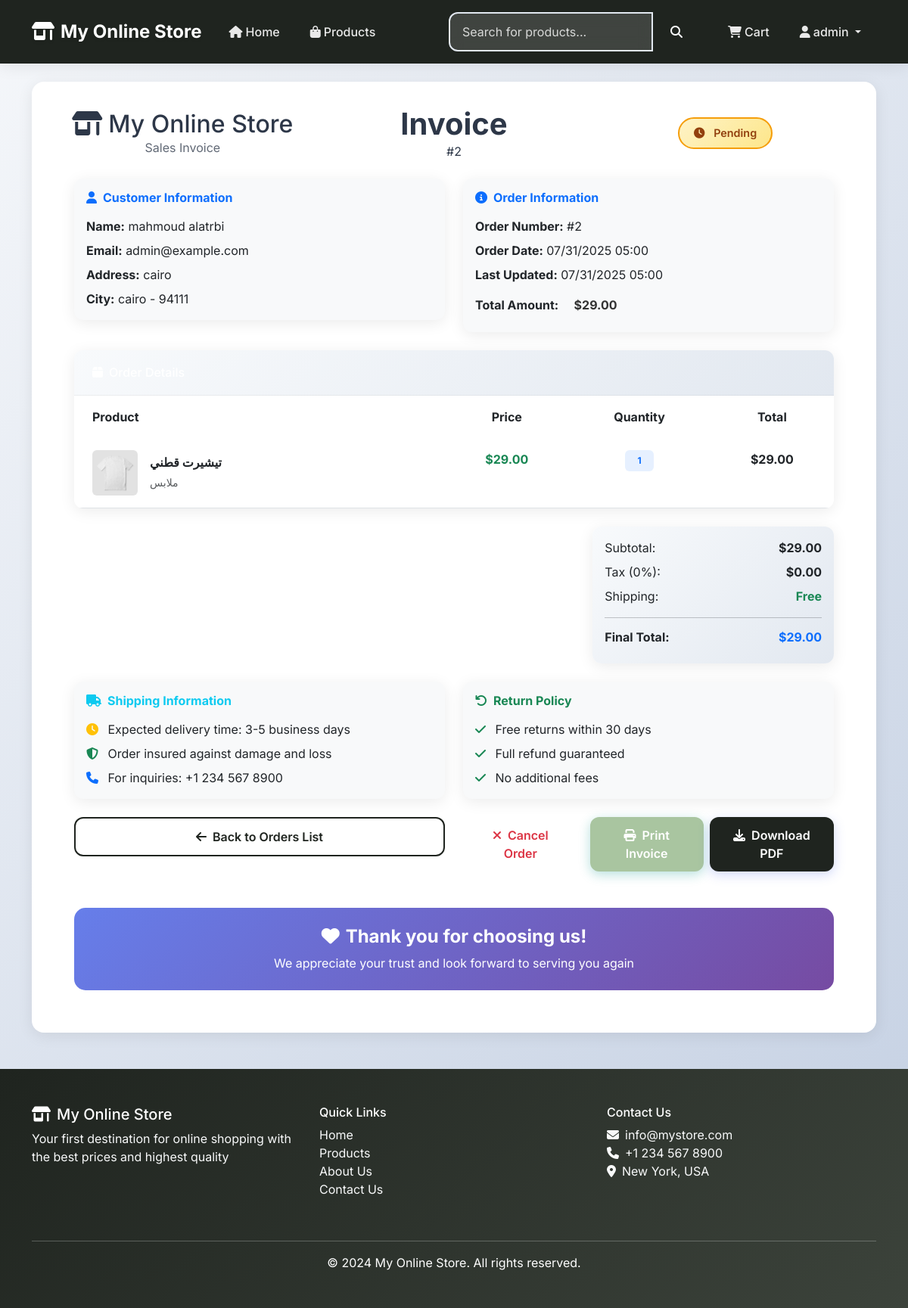
The page /api/orders/2/ (signed in) on the database as committed earlier.
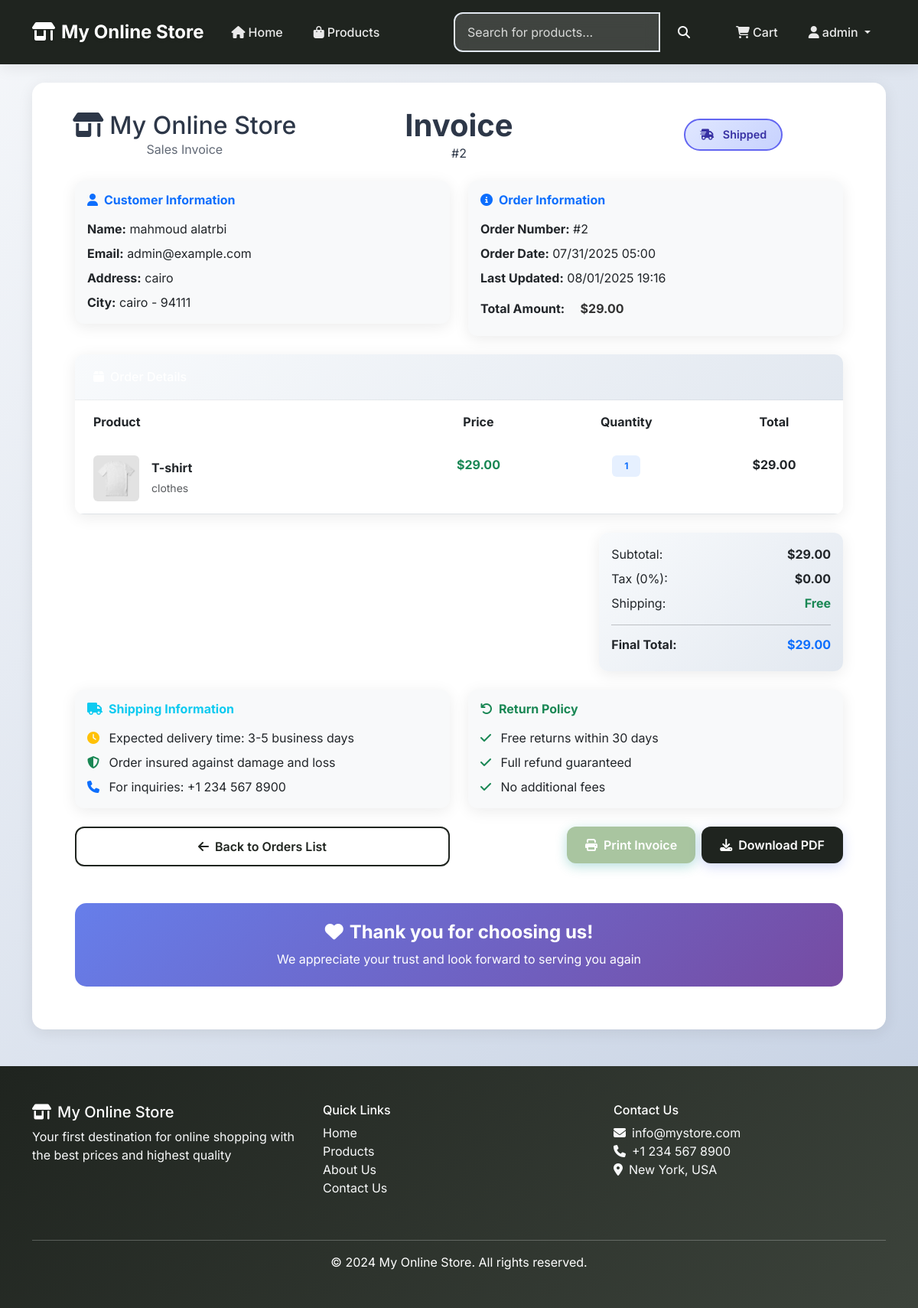
The same page on the database as committed later.
### orders/models.py (models this page shows, shortened)
class Order(models.Model):
    STATUS_CHOICES = (
        ('pending', 'Pending'),
        ('processing', 'Processing'),
        ('shipped', 'Shipped'),
        ('delivered', 'Delivered'),
        ('cancelled', 'Cancelled'),
    )
    user = models.ForeignKey(User, related_name='orders', on_delete=models.CASCADE)
    first_name = models.CharField(max_length=50)
    last_name = models.CharField(max_length=50)
    email = models.EmailField()
    address = models.CharField(max_length=250)
    postal_code = models.CharField(max_length=20)
    city = models.CharField(max_length=100)
    created = models.DateTimeField(auto_now_add=True)
    updated = models.DateTimeField(auto_now=True)
    status = models.CharField(max_length=20, choices=STATUS_CHOICES, default='pending')
    total_amount = models.DecimalField(max_digits=10, decimal_places=2)
    class Meta:
        ordering = ('-created',)

class OrderItem(models.Model):
    order = models.ForeignKey(Order, related_name='items', on_delete=models.CASCADE)
    product = models.ForeignKey(Product, related_name='order_items', on_delete=models.CASCADE)
    price = models.DecimalField(max_digits=10, decimal_places=2)
    quantity = models.PositiveIntegerField(default=1)
    def get_cost(self):
        return self.price * self.quantity

### products/models.py (models this page shows, shortened)
class Product(models.Model):
    category = models.ForeignKey(Category, related_name='products', on_delete=models.CASCADE)
    name = models.CharField(max_length=200)
    slug = models.SlugField(max_length=200, db_index=True)
    image = models.ImageField(upload_to='products/%Y/%m/%d', blank=True)
    description = models.TextField(blank=True)
    price = models.DecimalField(max_digits=10, decimal_places=2)
    available = models.BooleanField(default=True)
    stock = models.PositiveIntegerField()
    created = models.DateTimeField(auto_now_add=True)
    updated = models.DateTimeField(auto_now=True)
    class Meta:
        ordering = ('name',)
        indexes = [
            models.Index(fields=['id', 'slug']),
        ]

class Category(models.Model):
    name = models.CharField(max_length=200)
    slug = models.SlugField(max_length=200, unique=True)
    created = models.DateTimeField(auto_now_add=True)
    updated = models.DateTimeField(auto_now=True)
    class Meta:
        ordering = ('name',)
        verbose_name = 'category'
        verbose_name_plural = 'categories'

### orders/views.py (the view)
# urls.py: path('<int:order_id>/', views.order_detail, name='order_detail'),
@login_required
def order_detail(request, order_id):
    order = get_object_or_404(Order, id=order_id, user=request.user)
    return render(request, 'orders/order_detail.html', {'order': order})

### templates/orders/order_detail.html (shortened to what the changed rows need)
{% extends 'base.html' %}
{% block content %}
<div class="invoice-card">
    <div class="invoice-header text-center">
        <div class="row align-items-center">
            <div class="col-md-4">
                <h2 class="mb-0">
                    <i class="fas fa-store-alt me-2"></i>My Online Store
                </h2>
            </div>
            <div class="col-md-4">
                <h1 class="display-6 fw-bold mb-0">Invoice</h1>
                <p class="mb-0">#{{ order.id }}</p>
            </div>
            <div class="col-md-4">
                <div class="status-badge
                    {% if order.status == 'pending' %}status-pending
                    {% elif order.status == 'processing' %}status-processing
                    {% elif order.status == 'shipped' %}status-shipped
                    {% elif order.status == 'delivered' %}status-delivered
                    {% elif order.status == 'cancelled' %}status-cancelled
                    {% endif %}">
                    <i class="fas
                        {% if order.status == 'pending' %}fa-clock
                        {% elif order.status == 'processing' %}fa-cogs
                        {% elif order.status == 'shipped' %}fa-shipping-fast
                        {% elif order.status == 'delivered' %}fa-check-circle
                        {% elif order.status == 'cancelled' %}fa-times-circle
                        {% endif %} me-2"></i>
                    {% if order.status == 'pending' %}Pending
                    {% elif order.status == 'processing' %}Processing
                    {% elif order.status == 'shipped' %}Shipped
                    {% elif order.status == 'delivered' %}Delivered
                    {% elif order.status == 'cancelled' %}Cancelled
                    {% endif %}
                </div>
            </div>
        </div>
    </div>
    <div class="p-4">
        <div class="row mb-4">
            <div class="col-md-6">
                <div class="card border-0 bg-light">
                    <div class="card-body">
                        <h6 class="fw-bold text-primary mb-3">
                            <i class="fas fa-user me-2"></i>Customer Information
                        </h6>
                        <p class="mb-2"><strong>Name:</strong> {{ order.first_name }} {{ order.last_name }}</p>
                        <p class="mb-2"><strong>Email:</strong> {{ order.email }}</p>
                        <p class="mb-2"><strong>Address:</strong> {{ order.address }}</p>
                        <p class="mb-0"><strong>City:</strong> {{ order.city }} - {{ order.postal_code }}</p>
                    </div>
                </div>
            </div>
            <div class="col-md-6">
                <div class="card border-0 bg-light">
                    <div class="card-body">
                        <h6 class="fw-bold text-primary mb-3">
                            <i class="fas fa-info-circle me-2"></i>Order Information
                        </h6>
                        <p class="mb-2"><strong>Order Number:</strong> #{{ order.id }}</p>
                        <p class="mb-2"><strong>Order Date:</strong> {{ order.created|date:"m/d/Y H:i" }}</p>
                        <p class="mb-2"><strong>Last Updated:</strong> {{ order.updated|date:"m/d/Y H:i" }}</p>
                        <p class="mb-0"><strong>Total Amount:</strong> <span class="price-tag">${{ order.total_amount }}</span></p>
                    </div>
                </div>
            </div>
        </div>
        <div class="card border-0">
            <div class="card-body p-0">
                <div class="table-responsive">
                    <table class="table table-hover mb-0">
                        <thead class="bg-light">
                            <tr>
                                <th class="border-0 px-4 py-3">Product</th>
                                <th class="border-0 text-center py-3">Price</th>
                                <th class="border-0 text-center py-3">Quantity</th>
                                <th class="border-0 text-center py-3">Total</th>
                            </tr>
                        </thead>
                        <tbody>
                            {% for item in order.items.all %}
                                <tr>
                                    <td class="px-4 py-3">
                                        <div class="d-flex align-items-center">
                                            {% if item.product.image %}
                                                <img src="{{ item.product.image.url }}"
                                                     alt="{{ item.product.name }}"
                                                     class="rounded me-3"
                                                     style="width: 60px; height: 60px; object-fit: cover;">
                                            {% else %}
                                                <div class="bg-light rounded me-3 d-flex align-items-center justify-content-center"
                                                     style="width: 60px; height: 60px;">
                                                    <i class="fas fa-image text-muted"></i>
                                                </div>
                                            {% endif %}
                                            <div>
                                                <h6 class="mb-1 fw-bold">{{ item.product.name }}</h6>
                                                <small class="text-muted">{{ item.product.category.name }}</small>
                                            </div>
                                        </div>
                                    </td>
                                    <td class="text-center py-3">
                                        <span class="fw-bold text-success">${{ item.price }}</span>
                                    </td>
                                    <td class="text-center py-3">
                                        <span class="badge bg-primary bg-opacity-10 text-primary px-3 py-2">
                                            {{ item.quantity }}
                                        </span>
                                    </td>
                                    <td class="text-center py-3">
                                        <span class="fw-bold text-dark">${{ item.get_cost }}</span>
                                    </td>
                                </tr>
                            {% endfor %}
                        </tbody>
                    </table>
                </div>
            </div>
        </div>
        <div class="row mt-4">
            <div class="col-md-4">
                <div class="card border-0" style="background: linear-gradient(135deg, #f8fafc 0%, #e2e8f0 100%);">
                    <div class="card-body">
                        <div class="d-flex justify-content-between mb-2">
                            <span>Subtotal:</span>
                            <span class="fw-bold">${{ order.total_amount }}</span>
                        </div>
                        <div class="d-flex justify-content-between">
                            <h6 class="fw-bold">Final Total:</h6>
                            <h6 class="fw-bold text-primary">${{ order.total_amount }}</h6>
                        </div>
                    </div>
                </div>
            </div>
        </div>
        <div class="row mt-4">
            <div class="col-md-6">
                <div class="d-grid gap-2 d-md-flex justify-content-md-end">
                    {% if order.status == 'pending' %}
                        <button class="btn btn-outline-danger me-md-2" onclick="cancelOrder()">
                            <i class="fas fa-times me-2"></i>Cancel Order
                        </button>
                    {% endif %}
                    <button class="btn btn-success" onclick="window.print()">
                        <i class="fas fa-print me-2"></i>Print Invoice
                    </button>
                    <button class="btn btn-primary" onclick="downloadPDF()">
                        <i class="fas fa-download me-2"></i>Download PDF
                    </button>
                </div>
            </div>
        </div>
    </div>
</div>
{% endblock %}

Rows that differ between the two databases and show on the page:
changed Order "mahmoud": status "pending" → "shipped" (drawn); updated "07/31/2025 05:00" → "08/01/2025 19:16"
changed through a linked row, OrderItem: product.name "تيشيرت قطني" → "T-shirt"; product.category.name "ملابس" → "clothes"
Other text that changed with them:
text no longer shown: "Pending Cancel Order"
text now shown: "Shipped"
